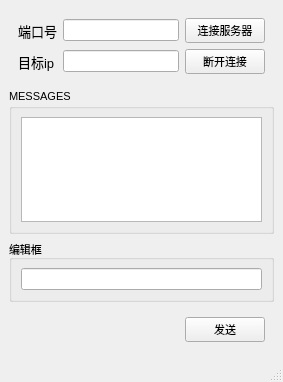
<?xml version="1.0" encoding="UTF-8"?>
<ui version="4.0">
 <class>MainWindow</class>
 <widget class="QMainWindow" name="MainWindow">
  <property name="geometry">
   <rect>
    <x>0</x>
    <y>0</y>
    <width>283</width>
    <height>382</height>
   </rect>
  </property>
  <property name="windowTitle">
   <string>MainWindow</string>
  </property>
  <widget class="QWidget" name="centralwidget">
   <layout class="QVBoxLayout" name="verticalLayout">
    <item>
     <widget class="QWidget" name="widget" native="true">
      <layout class="QGridLayout" name="gridLayout">
       <item row="0" column="2">
        <widget class="QPushButton" name="connect">
         <property name="font">
          <font>
           <pointsize>8</pointsize>
          </font>
         </property>
         <property name="text">
          <string>连接服务器</string>
         </property>
        </widget>
       </item>
       <item row="0" column="0">
        <widget class="QLabel" name="port_num">
         <property name="font">
          <font>
           <pointsize>10</pointsize>
          </font>
         </property>
         <property name="text">
          <string>端口号</string>
         </property>
        </widget>
       </item>
       <item row="0" column="1">
        <widget class="QLineEdit" name="port">
         <property name="font">
          <font>
           <pointsize>8</pointsize>
          </font>
         </property>
        </widget>
       </item>
       <item row="1" column="0">
        <widget class="QLabel" name="ip_num">
         <property name="font">
          <font>
           <pointsize>10</pointsize>
          </font>
         </property>
         <property name="text">
          <string>目标ip</string>
         </property>
        </widget>
       </item>
       <item row="1" column="1">
        <widget class="QLineEdit" name="ip">
         <property name="font">
          <font>
           <pointsize>8</pointsize>
          </font>
         </property>
        </widget>
       </item>
       <item row="1" column="2">
        <widget class="QPushButton" name="disconnected">
         <property name="font">
          <font>
           <pointsize>8</pointsize>
          </font>
         </property>
         <property name="text">
          <string>断开连接</string>
         </property>
        </widget>
       </item>
      </layout>
     </widget>
    </item>
    <item>
     <widget class="QGroupBox" name="groupBox">
      <property name="font">
       <font>
        <pointsize>8</pointsize>
       </font>
      </property>
      <property name="title">
       <string>MESSAGES</string>
      </property>
      <layout class="QHBoxLayout" name="horizontalLayout_2">
       <item>
        <widget class="QTextEdit" name="record"/>
       </item>
      </layout>
     </widget>
    </item>
    <item>
     <widget class="QGroupBox" name="groupBox_2">
      <property name="font">
       <font>
        <pointsize>8</pointsize>
       </font>
      </property>
      <property name="title">
       <string>编辑框</string>
      </property>
      <layout class="QHBoxLayout" name="horizontalLayout_3">
       <item>
        <widget class="QLineEdit" name="msg"/>
       </item>
      </layout>
     </widget>
    </item>
    <item>
     <widget class="QWidget" name="widget_2" native="true">
      <layout class="QHBoxLayout" name="horizontalLayout_5">
       <item>
        <spacer name="horizontalSpacer">
         <property name="orientation">
          <enum>Qt::Horizontal</enum>
         </property>
         <property name="sizeHint" stdset="0">
          <size>
           <width>158</width>
           <height>20</height>
          </size>
         </property>
        </spacer>
       </item>
       <item>
        <widget class="QPushButton" name="sendMsg">
         <property name="font">
          <font>
           <pointsize>8</pointsize>
          </font>
         </property>
         <property name="text">
          <string>发送</string>
         </property>
        </widget>
       </item>
      </layout>
     </widget>
    </item>
   </layout>
  </widget>
  <widget class="QMenuBar" name="menubar">
   <property name="geometry">
    <rect>
     <x>0</x>
     <y>0</y>
     <width>283</width>
     <height>21</height>
    </rect>
   </property>
  </widget>
  <widget class="QStatusBar" name="statusbar"/>
 </widget>
 <resources/>
 <connections/>
</ui>
